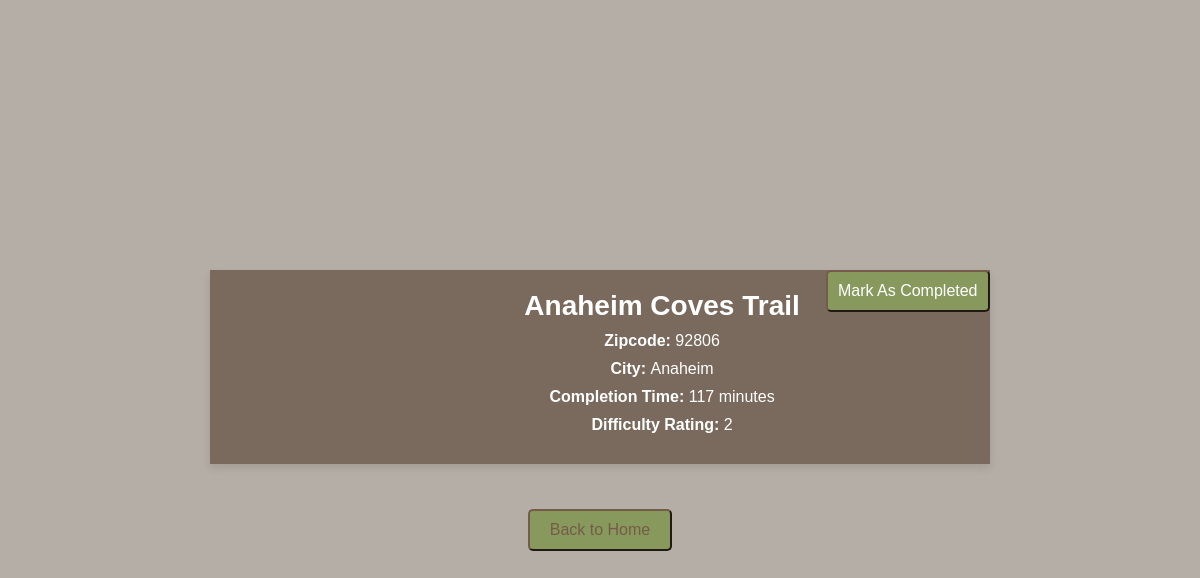
The app's page /Website/hike_details.php?trailid=3 with its own data.
### tables this page shows
CREATE TABLE TRAILS (
	trailID int(5) serial default value,
    trail_name varchar(50) NOT NULL,
    zipcode int(5) NOT NULL,
    city varchar(35) NOT NULL,
     
     
     
     
    difficulty int(1) ,
    completion_time int(4),
    maplink varchar(500),
    PRIMARY KEY (trailID)

);

### Website/PHP/hikedetails.php (called while the page is built, shortened)
<?php
include('connect.php');
$trailID = $_GET['trailid'];
$query = "SELECT * FROM TRAILS where trailID = '$trailID'";
$result = mysqli_query($link, $query);
$row = $result->fetch_assoc();
$trailname = $row["trail_name"];
$zipcode = $row["zipcode"];
$city = $row["city"];
$difficulty = $row["difficulty"];
$hiketime = $row["completion_time"];
$maplink = $row["maplink"];

### Website/hike_details.php (the view, shortened to what this page needs)
<?php
include("PHP/hikedetails.php");
?>
<!DOCTYPE html>
<html lang="en">
<head>
    <link rel="stylesheet" href="CSS/styles.css">
</head>
<body>
<div class="hike-details-container">
    <div class="map-container">
        <iframe src="<?php echo($maplink)?>"
            width="1000"
            height="750"
            style="border:0;"
            allowfullscreen=""
            loading="lazy"
>
        </iframe>
    </div>
    <div id="hike-details" class="hike-details">
    <h2><?php echo($trailname)?></h2>
        <p><strong>Zipcode: </strong><?php echo($zipcode)?></p>
        <p><strong>City: </strong><?php echo($city)?></p>
        <p><strong>Completion Time: </strong><?php echo($hiketime)?> minutes</p>
        <p><strong>Difficulty Rating: </strong> <?php echo($difficulty)?></p>
    </div>
    <form action="PHP/markcomplete.php" method="get">
        <button type="submit" class="complete-button">Mark As Completed</button>
    </form>
</div>
</body>
<footer>
    <button class= "btlogin-button" onclick=location.href="index.php">Back to Home</button>
</footer>
</html>

### Website/CSS/styles.css (style rules this page uses)
* { margin: 0; padding: 0; }
h2 { color: #ffffff; font-size: 175%; text-align: center; text-shadow: #333; }
p { color: #b5aea6; text-align: center; margin-bottom: 100px; }
body { background-color: #b5aea6; font-family: serif; font-size: 100%; }
.btlogin-button { background-color: #87995c; border-color: #765c48; border-radius: 5px; color: #765c48; text-shadow: #333; cursor: pointer; font-size: 16px; margin-top: 25px; padding: 10px 20px; }
.complete-button { background-color: #87995c; border-color: #765c48; border-radius: 5px; color: #fff; text-shadow: #333; cursor: pointer; font-size: 16px; padding: 10px 10px; }

### Website/hike_details.php (style rules this page uses)
body { font-family: 'Arial', sans-serif; margin: 0; padding: 0; display: flex; flex-direction: column; justify-content: center; align-items: center; height: 100vh; }
.hike-details-container { display: flex; max-width: 1000px; margin: 20px; box-shadow: 0 4px 8px rgba(0, 0, 0, 0.1); overflow: hidden; background-color: #7a6a5d; }
.map-container { flex: 1; overflow: hidden; }
.map-container iframe { width: 100%; height: 100%; border: 0; }
.hike-details { flex: 1; padding: 20px; }
p { margin: 10px 0; color: #fff; }

### records on screen
trails: trail_name "Anaheim Coves Trail", zipcode "92806", city "Anaheim", completion_time "117", difficulty "2"
